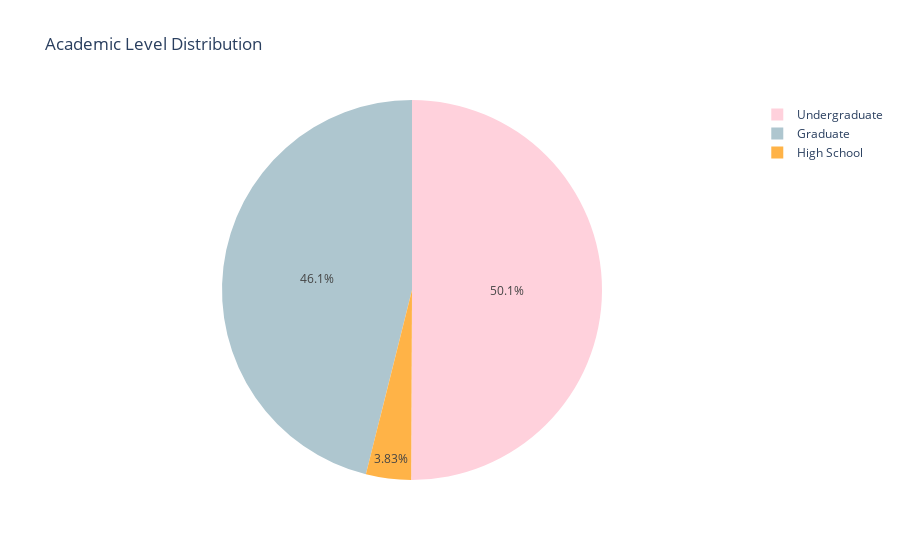

The notebook cell saved with this chart:
### Markdown cell above
The histogram shows how many students spend different amounts of time on social media each day. Most students use social media between 4 to 6 hours daily, indicating high usage is common. Very few students use it less that 2 or more than 8 hours daily. The objective to understand the daily usage pattern of social media among students is successfully achieved.

### Code cell
# pie chart (not used in final dashboard)
academic_counts = data['Academic_Level'].value_counts().reset_index()
academic_counts.columns = ['Academic_Level', 'Count']

pastel_colors = [
    "#FFD1DC", "#AEC6CF", "#FFB347", "#B39EB5",
    "#AAF0D1", "#ACE1AF", "#CBAACB", "#FF6961"
]

# Create the pie chart
fig = px.pie(academic_counts, 
             values='Count', 
             names='Academic_Level', 
             title='Academic Level Distribution',
             color_discrete_sequence=pastel_colors,
    template='plotly_white')


# Show the interactive chart
fig.show()

### Figure 1 — Plotly figure (JSON) as saved in the notebook; plotly's stock layout.template omitted (floating-point values rounded to 4 significant figures)
{"data": [{"domain": {"x": [0, 1], "y": [0, 1]}, "hovertemplate": "Academic_Level=%{label}<br>Count=%{value}<extra></extra>", "labels": ["Undergraduate", "Graduate", "High School"], "legendgroup": "", "name": "", "showlegend": true, "type": "pie", "values": [353, 325, 27]}], "layout": {"legend": {"tracegroupgap": 0}, "piecolorway": ["#FFD1DC", "#AEC6CF", "#FFB347", "#B39EB5", "#AAF0D1", "#ACE1AF", "#CBAACB", "#FF6961"], "title": {"text": "Academic Level Distribution"}}}
